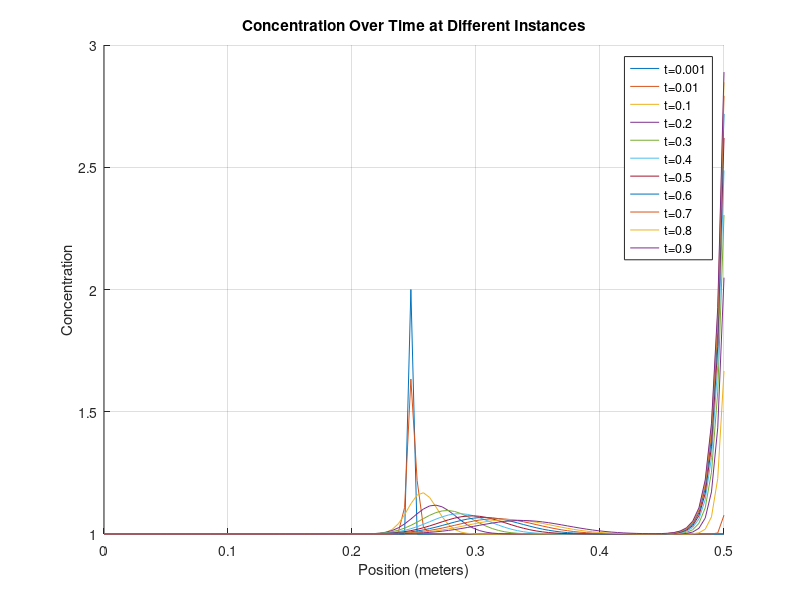
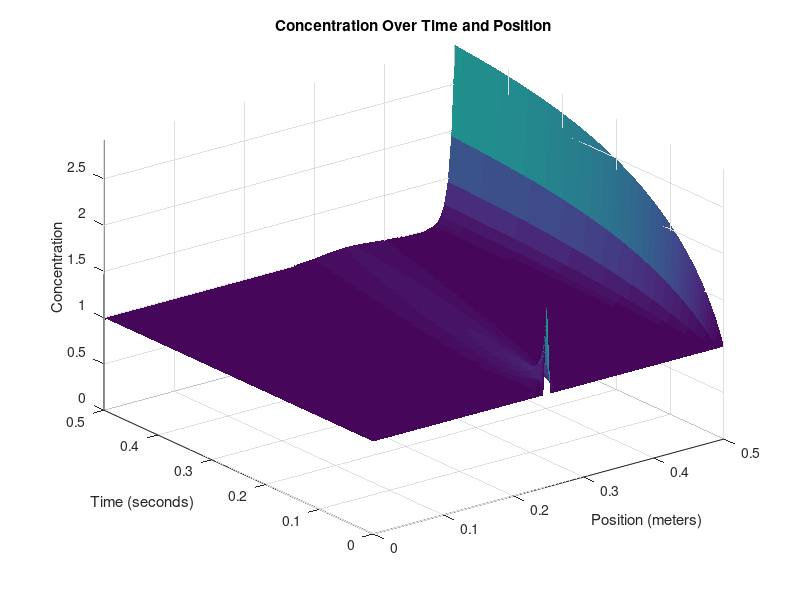

These figures' MATLAB source, in order:
clear
close all
clc

% Define parameters
domain_length = 0.5;   % Domain length (meters)
domain_steps = 100;    % Number of spatial domain_steps points
dx = domain_length / (domain_steps - 1);

time_length = 0.5;      % Time length (seconds)
time_steps = 500;       % Number of time steps
dt = time_length / time_steps;

D = 0.001;               % Diffusion coefficient
velocity = 0.2;         % Constant velocity (m/s)
feed_conc = 1; % Constant solute concentration at the first cell
rejection_rate = 0.5; % No rejection

%Constants
R=8.31415; % Gasconstant []
T=273.15+20; %Temperature [K]

% Create a grid for space and time
x = linspace(0, domain_length, domain_steps);
t = linspace(0, time_length, time_steps);

% Initialize the concentration array (1D)
C = ones(domain_steps, time_steps);
% Initial condition (as a column vector)
C(domain_steps/2,1)=2;
rho = velocity*dx/dt;
r = D*dx/dt;
fprintf(' r = %f \n rho = %f ', r, rho);
if (1-2*r-rho)<0 
   fprintf('ERROR: Stabilitetsfejl');
end

% Time-stepping loop
for j = 2:time_steps
    for i = 1:domain_steps
        % Calculate the second derivative in x direction
        if i == 1
             C(1,:) = feed_conc; % Fill the first cell with inflow concentration
            % No left neighbor at the first cell
            d2Cdx2 = D * (C(2, j-1) -  C(1, j-1)) / dx^2;
             % Apply advection and inflow at the first cell
            dCdt_advection = -velocity * C(i, j-1) / dx;
        elseif i == domain_steps
            % No right neighbor at the last cell and MEMBRANE
            d2Cdx2 = (D * (C(domain_steps - 1, j-1) - C(domain_steps, j-1)) / dx^2) + C(i,j-1)*(rejection_rate)*velocity/(dx);
        else
            % Calculate the second derivative normally
            d2Cdx2 = D * (C(i + 1, j-1) - 2 * C(i, j-1) + C(i - 1, j-1)) / dx^2;
            % Apply advection term
            dCdt_advection = -velocity * (C(i, j-1) - C(i-1, j-1)) / dx;
        end
        % Apply the diffusion-advection-(electromigration) equation
        C(i, j) = C(i, j-1) + dt * (d2Cdx2 + dCdt_advection);
    end
end


% Define fractions of time steps you want to visualize
time_fraction = [0.001, 0.01, 0.1, 0.2, 0.3, 0.4, 0.5, 0.6, 0.7, 0.8, 0.9];  % For example, 0.1 corresponds to 10% of time steps

% Calculate the corresponding time indices
time_instances = round(time_fraction * time_steps);

% Create a figure for the first plot
figure;
hold on;

% Plot concentration at specific time instances
for i = 1:length(time_instances)
    time_index = time_instances(i);
    plot(x, C(:, time_index));
end

xlabel('Position (meters)');
ylabel('Concentration');
title('Concentration Over Time at Different Instances');

% Add a legend for clarity
legend(arrayfun(@(f) ['t=', num2str(f)], time_fraction, 'UniformOutput', false));

grid on;
hold off;

% Create a 3D surface plot to visualize concentration over time and position
[T, X] = meshgrid(t, x);
figure;
h = surf(X, T, C); % Transpose removed here
xlabel('Position (meters)');
ylabel('Time (seconds)');
zlabel('Concentration');
title('Concentration Over Time and Position');

% Set axis limits to start at the origin
xlim([0, domain_length]);
ylim([0, time_length]);
zlim([0, max(C(:))]); % Assuming max(C(:)) is the maximum concentration in your data


set(h,'LineStyle','none')
